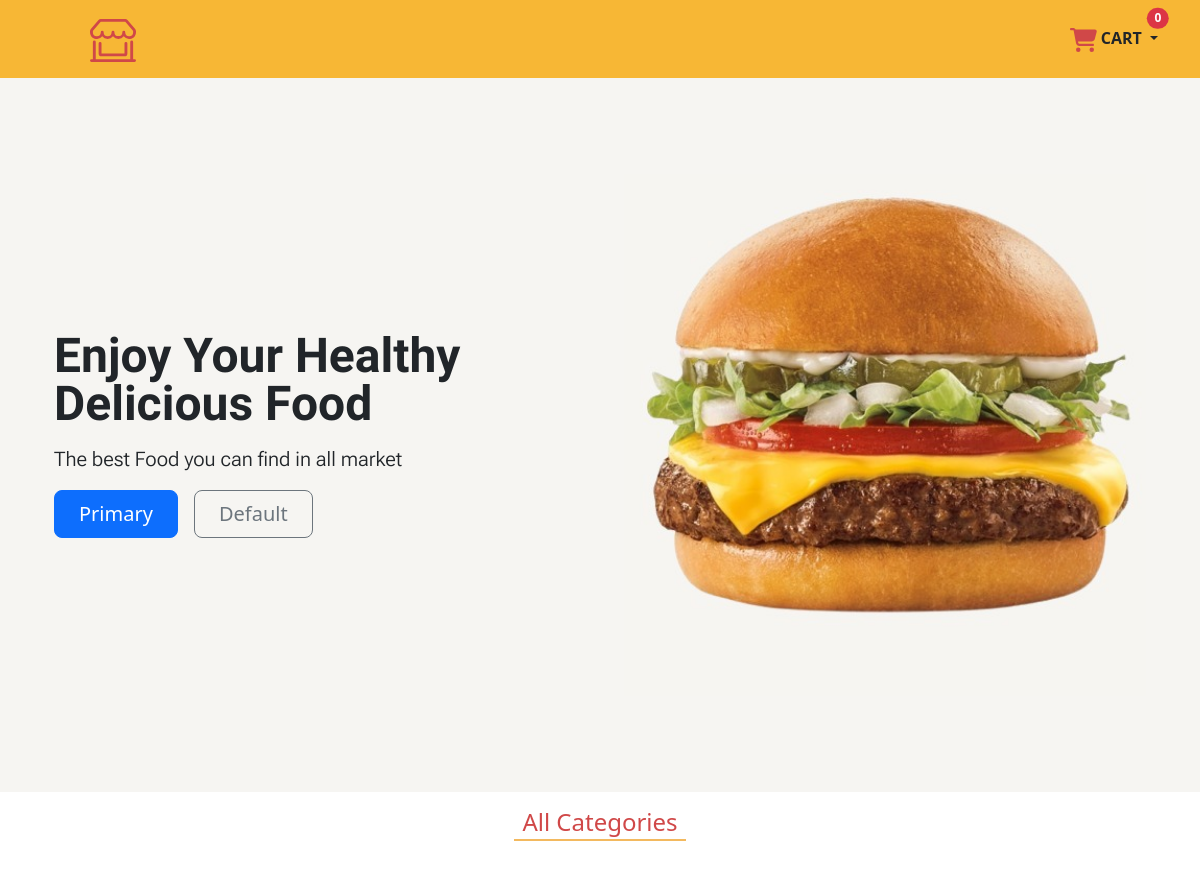
/, run on an earlier commit of the app's database.
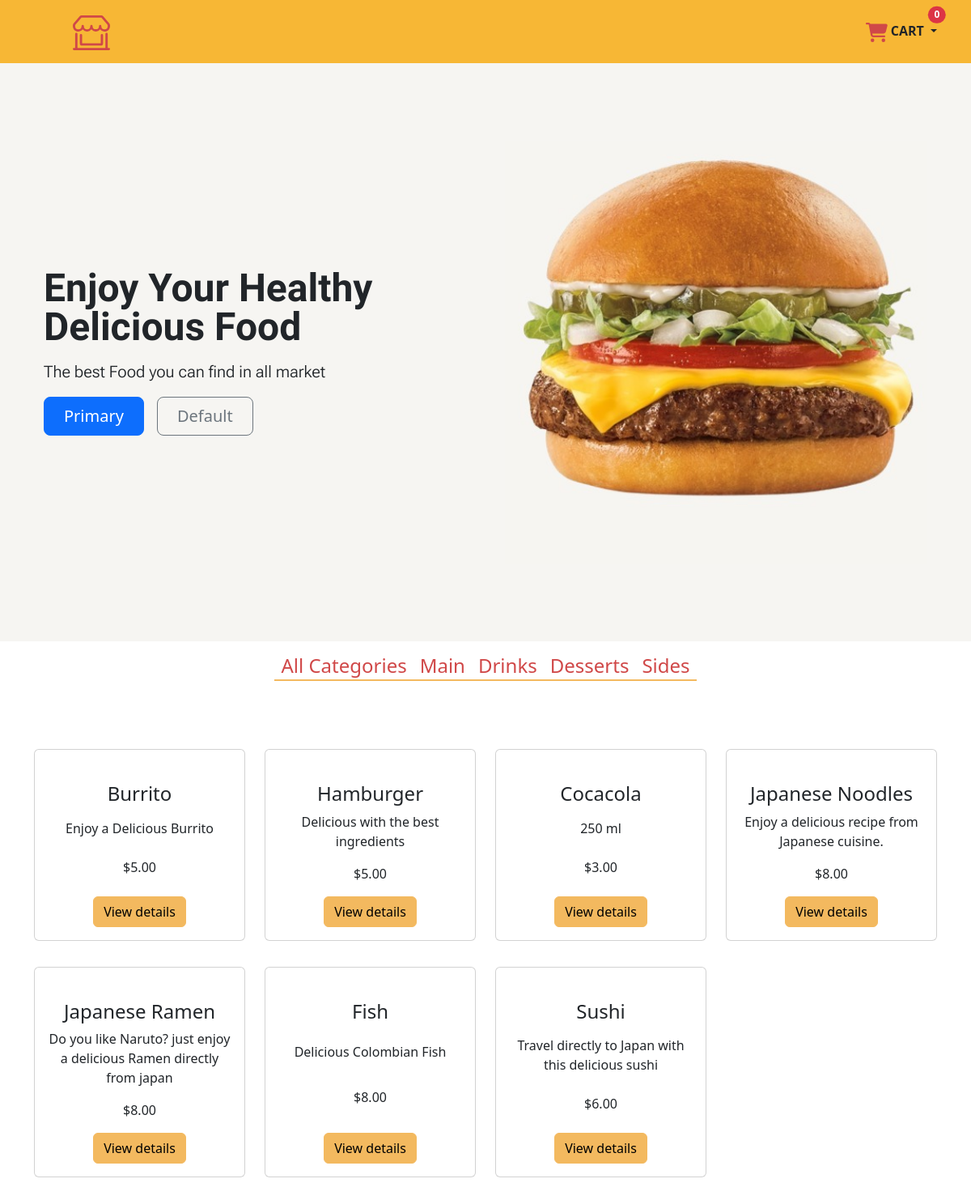
And on a later commit of the database.
### food/models.py (models this page shows, shortened)
class Category(models.Model):
    name = models.CharField(max_length=200)
    created = models.DateTimeField(auto_now_add=True)
    updated = models.DateTimeField(auto_now=True)
    class Meta:
        verbose_name = 'Category'
        verbose_name_plural = 'Categories'

class Items(models.Model):
    product_type = models.ForeignKey(Category, on_delete=models.RESTRICT,  related_name='products')
    item_name = models.CharField(max_length=200)
    item_description = models.CharField(max_length=200)
    item_price = models.DecimalField( max_digits = 5, decimal_places=2)
    imagen = models.ImageField(upload_to='food', null=True, blank=True)
    created_at = models.DateTimeField(auto_now_add=True)
    updated_at = models.DateTimeField(auto_now=True)

### food/views.py (the view)
# urls.py: path("", views.home, name="home"),
def home(request, category_id=None):
    if category_id:
        objCategory = Category.objects.get(id=category_id)
        product_list = objCategory.products.all()
        category_list = Category.objects.all()
        context = {
            'category_list': category_list,
            'product_list': product_list,
        }
    else:
        category_list = Category.objects.all()
        item_list = Items.objects.all()
        context = {
            "product_list": item_list,
            "category_list": category_list,
        }
    return render(request, 'food/index.html', context)

### food/templates/food/index.html (shortened to what this page needs)
{% extends "food/base.html" %}
    {% block content %}
   <div class="container-fluid">
    <div class="d-flex justify-content-center bg-transparent" style="width: 100%;">
        <nav class="navbar navbar-expand-lg ">
            <div class="offcanvas offcanvas-end" tabindex="-1" id="navbarOffcanvasLg" aria-labelledby="navbarOffcanvasLgLabel">
                <div class="offcanvas-body">
                    <ul class="navbar-nav me-auto mb-2 mb-lg-0">
                        <li class="nav-item">
                            <a class="nav-link active red_color" aria-current="page" href="{% url 'food:home' %}">
                                <h4>All Categories</h4>
                            </a>
                        </li>
                        {% for category in category_list %}
                        <li class="nav-item">
                            <a class="nav-link active red_color" aria-current="page" href="{% url 'food:ProductsByCategory' category.id %}">
                                <h4>{{ category.name }}</h4>
                            </a>
                        </li>
                        {% endfor %}
                    </ul>
                </div>
            </div>
        </nav>
    </div>
</div>
    <div class=" bg-body-light ">
        <div class="container ">
            <div class="row py-5  justify-content-start ">
                {% for item in product_list %}
                <div class="col-12 col-sm-6 col-lg-3 d-flex text-center justify-content-start py-3">
                    <div class="card h-100 d-flex flex-column " style="width: 18rem;">
                        <div class="card-body d-flex flex-column">
                            <a href="{{ item.imagen.url }}" class=""><img src="{{ item.imagen.url }}" class="img-fluid"
                                    style="height: 210px;" alt=""></a>
                            <h4>{{ item.item_name }}</h4>
                            <p class="mt-auto">
                                {{ item.item_description }}
                            </p>
                            <p class="mt-auto">
                                ${{ item.item_price }}
                            </p>
                            <div class="mt-auto">
                                <a data-bs-toggle="modal" data-bs-target="#detallesModal{{ item.id }}"
                                    class="btn btn-info" style="background-color: #F3B95F; border-color: #F3B95F;">
                                    View details
                                </a>
                            </div>
                        </div>
                    </div>
                </div>
                {% endfor %}
            </div>
        </div>
        {% endblock %}

### food/templates/food/base.html (shortened to what this page needs)
{% load static %}
<!DOCTYPE html>
<html lang="en">
<head>
    <link href="https://cdn.jsdelivr.net/npm/bootstrap@5.3.3/dist/css/bootstrap.min.css" rel="stylesheet"
>
    <link href="{% static 'css/styles.css' %}" rel="stylesheet">
    <link rel="stylesheet" href="https://cdnjs.cloudflare.com/ajax/libs/font-awesome/6.0.0-beta3/css/all.min.css">
</head>
<body>
    <header class="p-3" style="background-color: #f7b735;">
        <div class="container">
            <div class="d-flex flex-wrap align-items-center justify-content-center justify-content-lg-start">
                <a href="#" class="d-flex align-items-center mb-3 mb-md-0 me-md-auto text-decoration-none">
                    <svg class="bi me-2" width="40" height="32">
                        <use xlink:href="#bootstrap"></use>
                    </svg>
                    <span class="fs-4" style="color: #D04848;"></span>
                </a>
                <ul class="navbar-nav ms-auto">
                    <li class="  nav-item dropdown ">
                        <a class="nav-link dropdown-toggle position-relative" href="#" id="navbarDropdown" role="button"
                            data-bs-toggle="dropdown" aria-expanded="false">
                            <span
                                class="position-absolute top-0 start-100 translate-middle badge rounded-pill bg-danger">
                                {{request.session.cart.items|length}}
                            </span>
                            <strong class=""> CART</strong>
                        </a>
                    </li>
                </ul>
            </div>
        </div>
    </header>
    <div class="hero">
        <div class="container col-xxl-8 px-4 py-5">
            <div class="row flex-lg-row-reverse align-items-center g-5 py-5">
                <div class="col-12 col-sm-8 col-lg-6">
                    <img src="{% static 'img/burger.jpg' %}" class="d-block mx-lg-auto img-fluid" alt="Bootstrap Themes"
                        width="700" height="500" loading="lazy">
                </div>
                <div class="col-lg-6">
                    <h1 class="display-5 fw-bold lh-1 mb-3" style="font-family: 'Amatic SC', cursive;">Enjoy Your
                        Healthy <br> Delicious Food</h1>
                    <p class="lead" style="font-family: 'Roboto Flex', sans-serif;">The best Food you can find in all
                        market</p>
                    <div class="d-grid gap-2 d-md-flex justify-content-md-start">
                        <button type="button" class="btn btn-primary btn-lg px-4 me-md-2">Primary</button>
                        <button type="button" class="btn btn-outline-secondary btn-lg px-4">Default</button>
                    </div>
                </div>
            </div>
        </div>
    </div>
    <div id="content">
        {% block content %}
        {% endblock %}
    </div>
</body>
</html>

### food/static/css/styles.css (style rules this page uses)
.hero { background-color: #F6F5F2; width: 100%; }
.red_color { color: #D04848 !important; font-size: 26px !important; }
.navbar .nav-link:after { content: ''; width: 100%; height: 2px; background-color: #F3B95F; position: absolute; bottom: 20px; left: 0; }

What changed in the data, as far as the page shows it:
added Category: name "Main"
added Category: name "Drinks"
added Category: name "Desserts"
added Category: name "Sides"
added Items: item_name "Burrito", item_description "Enjoy a Delicious Burrito", item_price "5.00"
added Items: item_name "Hamburger", item_description "Delicious with the best ingredients", item_price "5.00"
added Items: item_name "Cocacola", item_description "250 ml", item_price "3.00"
added Items: item_name "Japanese Noodles", item_description "Enjoy a delicious recipe from Japanese cuisine.", item_price "8.00"
added Items: item_name "Japanese Ramen", item_description "Do you like Naruto? just enjoy a delicious Ramen directly from japan", item_price "8.00"
added Items: item_name "Fish", item_description "Delicious Colombian Fish", item_price "8.00"
added Items: item_name "Sushi", item_description "Travel directly to Japan with this delicious sushi", item_price "6.00"
